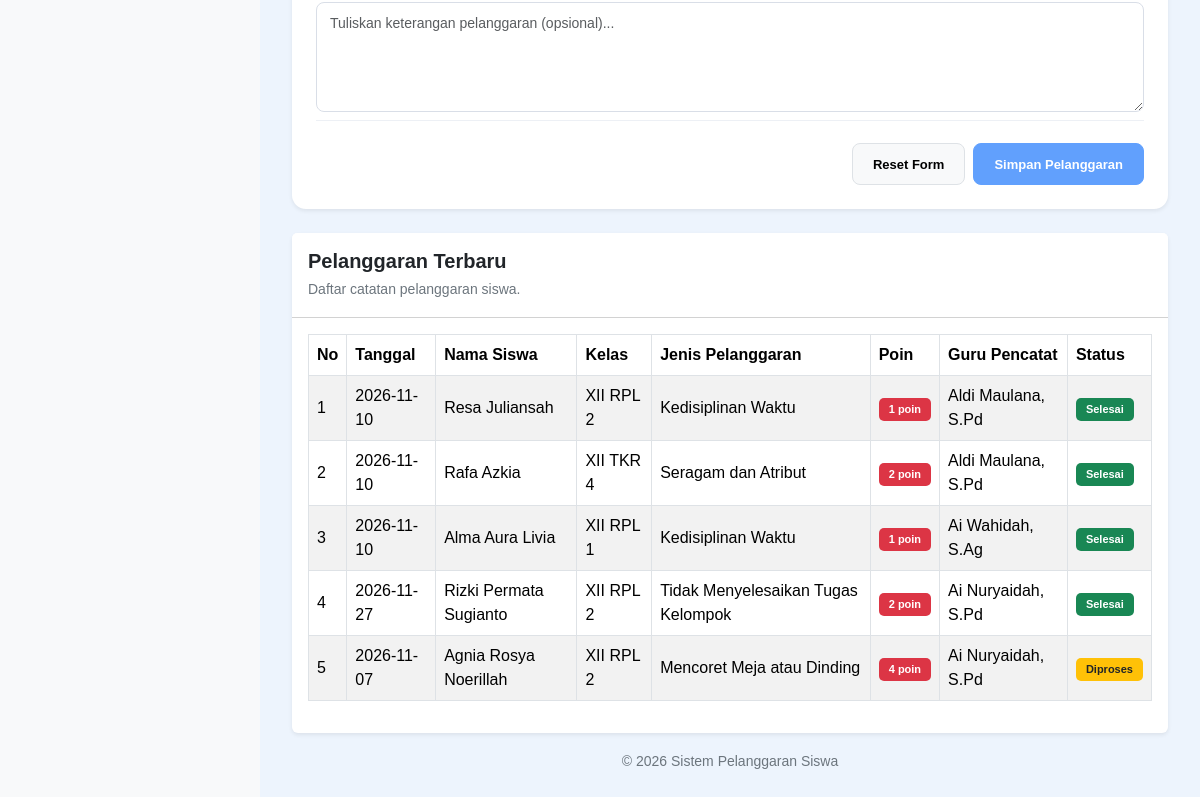
/catat_pelanggaran.php (signed in, lower part), run on an earlier commit of the app's database.
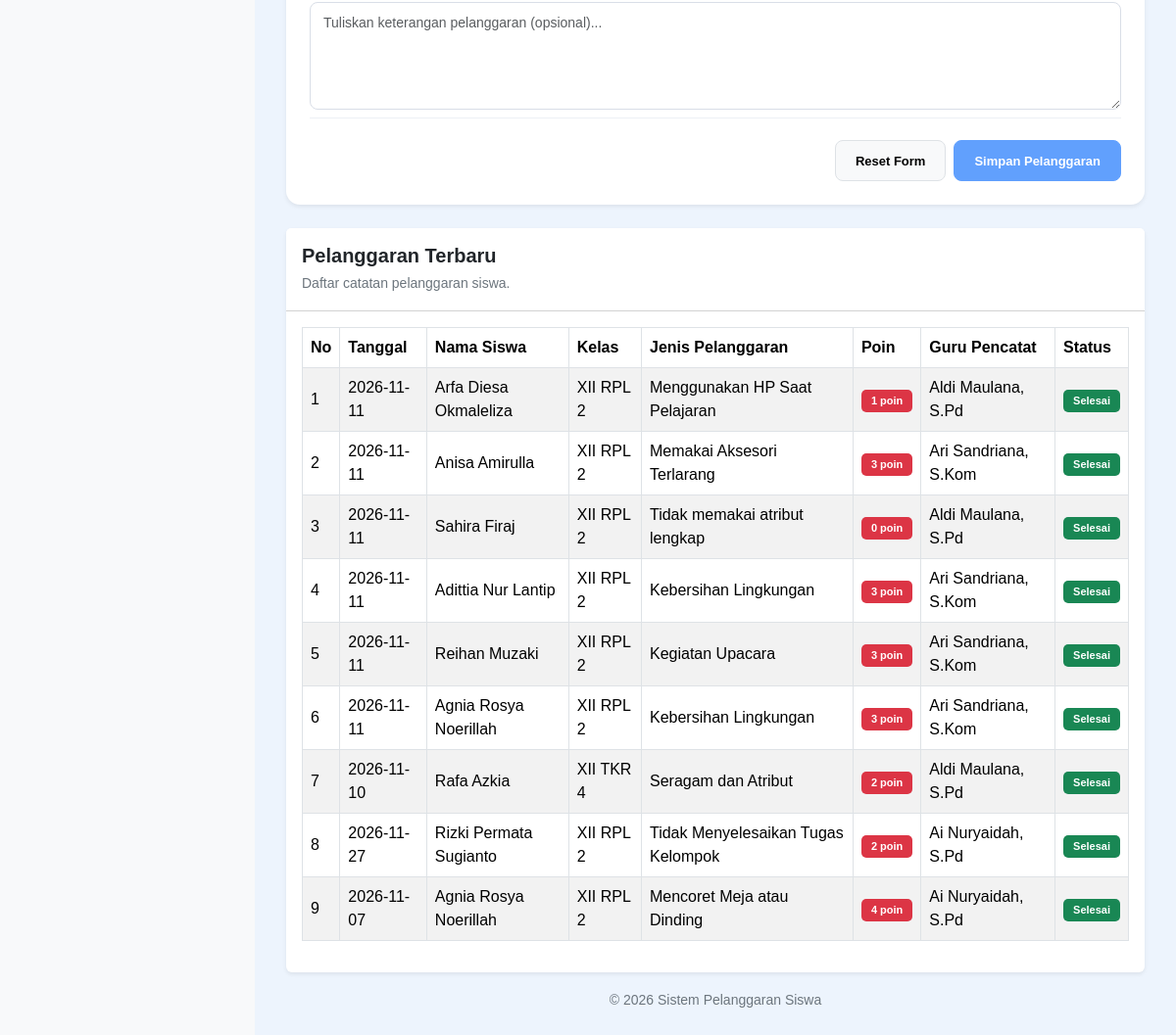
And on a later commit of the database.
### tables this page shows
CREATE TABLE `t_pelanggaran_siswa` (
  `id` int(11) NOT NULL,
  `tahun_ajaran_id` int(11) NOT NULL,
  `siswa_id` int(11) NOT NULL,
  `nama_siswa` varchar(150) NOT NULL,
  `kelas_id` int(11) NOT NULL,
  `nama_kelas` varchar(100) NOT NULL,
  `pelanggaran_id` int(11) NOT NULL,
  `nama_pelanggaran` varchar(150) NOT NULL,
  `pelanggaran_kategori_id` int(11) NOT NULL,
  `guru_id` int(11) NOT NULL,
  `nama_guru` varchar(150) NOT NULL,
  `tanggal` date NOT NULL,
  `keterangan` text NOT NULL,
  `poin` int(11) NOT NULL,
  `tindakan` text NOT NULL,
  `status` varchar(30) NOT NULL,
  `created_at` timestamp NOT NULL DEFAULT current_timestamp(),
  `updated_at` timestamp NOT NULL DEFAULT current_timestamp()
);

### catat_pelanggaran.php (the view, shortened to what this page needs)
<?php
include 'config/koneksi.php';
$kelas_id = (int) ($_GET['kelas_id'] ?? $_POST['kelas_id'] ?? 0);
$query_terbaru = mysqli_query($koneksi, "
    SELECT
        id,
        tanggal,
        nama_siswa,
        nama_kelas,
        nama_pelanggaran,
        poin,
        nama_guru,
        status
    FROM t_pelanggaran_siswa
    ORDER BY id DESC
");
?>
<!DOCTYPE html>
<html lang="id">
<head>
    <link href="https://cdn.jsdelivr.net/npm/bootstrap@5.3.8/dist/css/bootstrap.min.css"
          rel="stylesheet">
    <link href="https://cdn.datatables.net/3.1.4/css/dataTables.dataTables.min.css"
          rel="stylesheet">
    <link rel="stylesheet" href="style/style.css">
</head>
<body class="bg-light">
<div class="container-fluid">
    <div class="row">
        <main class="content-main">
            <div class="page-content">
                <div class="card shadow-sm form-pelanggaran mb-4">
                    <div class="card-body">
                        <form method="POST" action="catat_pelanggaran.php">
                            <div class="row g-3">
                                <div class="col-12">
                                    <textarea name="keterangan"
                                              id="keterangan"
                                              class="form-control"
                                              rows="4"
                                              placeholder="Tuliskan keterangan pelanggaran (opsional)..."></textarea>
                                </div>
                            </div>
                            <div class="form-divider"></div>
                            <div class="form-actions d-flex justify-content-end gap-2">
                                <button type="reset"
                                        class="btn btn-light border btn-form">
                                    Reset Form
                                </button>
                                <button type="submit"
                                        name="simpan"
                                        class="btn btn-primary btn-form"
                                        <?= $kelas_id <= 0 ? 'disabled' : ''; ?>>
                                    Simpan Pelanggaran
                                </button>
                            </div>
                        </form>
                    </div>
                </div>
                <div class="card shadow-sm border-0">
                    <div class="card-header bg-white py-3">
                        <h5 class="fw-bold mb-1">
                            Pelanggaran Terbaru
                        </h5>
                        <small class="text-secondary">
                            Daftar catatan pelanggaran siswa.
                        </small>
                    </div>
                    <div class="card-body">
                        <div class="table-responsive">
                            <table class="table table-bordered table-striped table-hover align-middle"
                                   id="tabelPelanggaran">
                                <thead>
                                    <tr>
                                        <th>No</th>
                                        <th>Tanggal</th>
                                        <th>Nama Siswa</th>
                                        <th>Kelas</th>
                                        <th>Jenis Pelanggaran</th>
                                        <th>Poin</th>
                                        <th>Guru Pencatat</th>
                                        <th>Status</th>
                                    </tr>
                                </thead>
                                <tbody>
                                    <?php
                                    $no = 1;
                                    if ($query_terbaru && mysqli_num_rows($query_terbaru) > 0) {
                                        while ($data = mysqli_fetch_assoc($query_terbaru)) {
                                    ?>
                                        <tr>
                                            <td><?= $no++; ?></td>
                                            <td>
                                                <?= htmlspecialchars($data['tanggal'] ?? '-'); ?>
                                            </td>
                                            <td>
                                                <?= htmlspecialchars($data['nama_siswa'] ?? '-'); ?>
                                            </td>
                                            <td>
                                                <?= htmlspecialchars($data['nama_kelas'] ?? '-'); ?>
                                            </td>
                                            <td>
                                                <?= htmlspecialchars($data['nama_pelanggaran'] ?? '-'); ?>
                                            </td>
                                            <td>
                                                <span class="badge bg-danger">
                                                    <?= htmlspecialchars($data['poin'] ?? '0'); ?>
                                                    poin
                                                </span>
                                            </td>
                                            <td>
                                                <?= htmlspecialchars($data['nama_guru'] ?? '-'); ?>
                                            </td>
                                            <td>
                                                <?php
                                                if (($data['status'] ?? '') == 'Selesai') {
                                                    echo '<span class="badge bg-success">Selesai</span>';
                                                } elseif (($data['status'] ?? '') == 'Diproses') {
                                                    echo '<span class="badge bg-warning text-dark">Diproses</span>';
                                                } else {
                                                    echo '<span class="badge bg-secondary">' .
                                                        htmlspecialchars($data['status'] ?? 'Pending') .
                                                        '</span>';
                                                }
                                                ?>
                                            </td>
                                        </tr>
                                    <?php
                                        }
                                    }
                                    ?>
                                </tbody>
                            </table>
                        </div>
                    </div>
                </div>
                <div class="text-center text-secondary py-3">
                    <small>© 2026 Sistem Pelanggaran Siswa</small>
                </div>
            </div>
        </main>
    </div>
</div>
</body>
</html>

### style/style.css (style rules this page uses)
* { box-sizing: border-box; }
html { width: 100%; min-height: 100%; overflow-x: hidden; }
body { width: 100%; min-height: 100vh; margin: 0; padding: 0; font-family: Arial, Helvetica, sans-serif; background-color: #edf4fd; color: #334155; }
.content-main { display: block !important; position: relative; width: calc(100% - 260px) !important; max-width: none !important; min-height: 100vh; margin-left: 260px !important; margin-right: 0 !important; padding: 25px 32px 35px !important; background-color: #edf4fd; overflow-x: hidden; }
.btn { display: inline-flex; justify-content: center; align-items: center; border-radius: 7px; padding: 9px 14px; font-size: 13px; font-weight: 600; white-space: nowrap; transition: all 0.2s ease; }
.btn-primary { background-color: #193b65; border-color: #193b65; color: #ffffff; }
.table-responsive { display: block; width: 100%; max-width: 100%; overflow-x: auto; }
.badge { display: inline-block; padding: 6px 10px; border-radius: 5px; font-size: 11px; font-weight: 600; }
.form-control, .form-select { padding: 10px 13px; border: 1px solid #d5e0ee; border-radius: 8px; font-size: 14px; }
@media (min-width: 768px) { .content-main { padding-top: 25px !important; } }
.form-pelanggaran { border: 0; border-radius: 14px; overflow: hidden; }
.form-pelanggaran .card-body { padding: 24px; }
.form-pelanggaran .form-control, .form-pelanggaran .form-select { min-height: 45px; border-radius: 8px; border-color: #d9dee7; font-size: 14px; }
.form-pelanggaran textarea.form-control { min-height: 110px; resize: vertical; }
.form-divider { border-top: 1px solid #edf0f5; margin: 8px 0 22px; }
.btn-form { min-height: 42px; padding: 9px 20px; border-radius: 8px; font-weight: 600; }

What changed in the data, as far as the page shows it:
removed t_pelanggaran_siswa: tanggal "2026-11-10", nama_siswa "Resa Juliansah", nama_kelas "XII RPL 2", nama_pelanggaran "Kedisiplinan Waktu", poin "1", nama_guru "Aldi Maulana, S.Pd", status "Selesai"
removed t_pelanggaran_siswa: tanggal "2026-11-10", nama_siswa "Alma Aura Livia", nama_kelas "XII RPL 1", nama_pelanggaran "Kedisiplinan Waktu", poin "1", nama_guru "Ai Wahidah, S.Ag", status "Selesai"
added t_pelanggaran_siswa: tanggal "2026-11-11", nama_siswa "Arfa Diesa Okmaleliza", nama_kelas "XII RPL 2", nama_pelanggaran "Menggunakan HP Saat Pelajaran", poin "1", nama_guru "Aldi Maulana, S.Pd", status "Selesai"
added t_pelanggaran_siswa: tanggal "2026-11-11", nama_siswa "Anisa Amirulla", nama_kelas "XII RPL 2", nama_pelanggaran "Memakai Aksesori Terlarang", poin "3", nama_guru "Ari Sandriana, S.Kom", status "Selesai"
added t_pelanggaran_siswa: tanggal "2026-11-11", nama_siswa "Sahira Firaj", nama_kelas "XII RPL 2", nama_pelanggaran "Tidak memakai atribut lengkap", poin "0", nama_guru "Aldi Maulana, S.Pd", status "Selesai"
added t_pelanggaran_siswa: tanggal "2026-11-11", nama_siswa "Adittia Nur Lantip", nama_kelas "XII RPL 2", nama_pelanggaran "Kebersihan Lingkungan", poin "3", nama_guru "Ari Sandriana, S.Kom", status "Selesai"
added t_pelanggaran_siswa: tanggal "2026-11-11", nama_siswa "Reihan Muzaki", nama_kelas "XII RPL 2", nama_pelanggaran "Kegiatan Upacara", poin "3", nama_guru "Ari Sandriana, S.Kom", status "Selesai"
added t_pelanggaran_siswa: tanggal "2026-11-11", nama_siswa "Agnia Rosya Noerillah", nama_kelas "XII RPL 2", nama_pelanggaran "Kebersihan Lingkungan", poin "3", nama_guru "Ari Sandriana, S.Kom", status "Selesai"
changed t_pelanggaran_siswa "Mencoret Meja atau Dinding": status "Diproses" → "Selesai"
